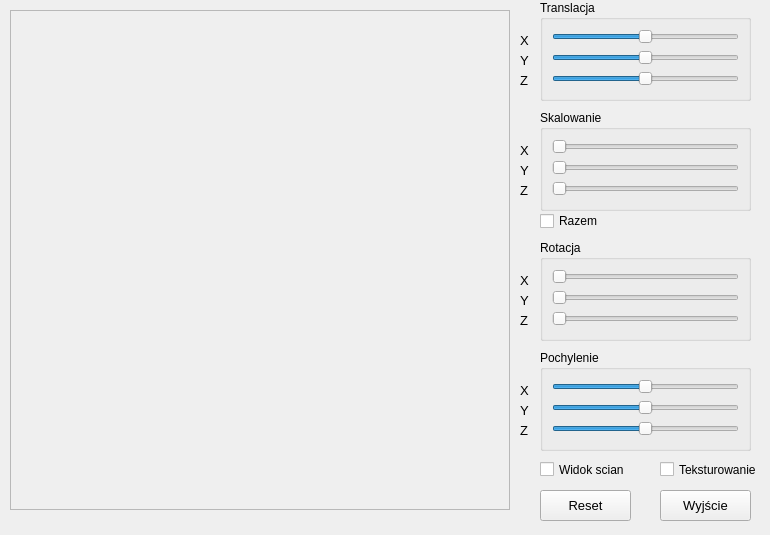
<?xml version="1.0" encoding="UTF-8"?>
<ui version="4.0">
 <class>Ekran</class>
 <widget class="QWidget" name="Ekran">
  <property name="geometry">
   <rect>
    <x>0</x>
    <y>0</y>
    <width>770</width>
    <height>535</height>
   </rect>
  </property>
  <property name="windowTitle">
   <string>Grafika zadania</string>
  </property>
  <widget class="QGroupBox" name="g3">
   <property name="geometry">
    <rect>
     <x>540</x>
     <y>240</y>
     <width>211</width>
     <height>101</height>
    </rect>
   </property>
   <property name="title">
    <string>Rotacja</string>
   </property>
   <layout class="QVBoxLayout" name="verticalLayout_5">
    <item>
     <widget class="QSlider" name="rotationX">
      <property name="enabled">
       <bool>true</bool>
      </property>
      <property name="minimum">
       <number>10000</number>
      </property>
      <property name="maximum">
       <number>250000</number>
      </property>
      <property name="value">
       <number>10000</number>
      </property>
      <property name="orientation">
       <enum>Qt::Horizontal</enum>
      </property>
     </widget>
    </item>
    <item>
     <widget class="QSlider" name="rotationY">
      <property name="enabled">
       <bool>true</bool>
      </property>
      <property name="minimum">
       <number>10000</number>
      </property>
      <property name="maximum">
       <number>250000</number>
      </property>
      <property name="value">
       <number>10000</number>
      </property>
      <property name="orientation">
       <enum>Qt::Horizontal</enum>
      </property>
     </widget>
    </item>
    <item>
     <widget class="QSlider" name="rotationZ">
      <property name="enabled">
       <bool>true</bool>
      </property>
      <property name="minimum">
       <number>10000</number>
      </property>
      <property name="maximum">
       <number>250000</number>
      </property>
      <property name="value">
       <number>10000</number>
      </property>
      <property name="orientation">
       <enum>Qt::Horizontal</enum>
      </property>
     </widget>
    </item>
   </layout>
  </widget>
  <widget class="QLabel" name="label_1">
   <property name="geometry">
    <rect>
     <x>520</x>
     <y>30</y>
     <width>21</width>
     <height>21</height>
    </rect>
   </property>
   <property name="font">
    <font>
     <pointsize>10</pointsize>
    </font>
   </property>
   <property name="text">
    <string>X</string>
   </property>
  </widget>
  <widget class="QLabel" name="label_11">
   <property name="geometry">
    <rect>
     <x>520</x>
     <y>400</y>
     <width>21</width>
     <height>21</height>
    </rect>
   </property>
   <property name="font">
    <font>
     <pointsize>10</pointsize>
    </font>
   </property>
   <property name="text">
    <string>Y</string>
   </property>
  </widget>
  <widget class="QLabel" name="label_2">
   <property name="geometry">
    <rect>
     <x>520</x>
     <y>50</y>
     <width>21</width>
     <height>21</height>
    </rect>
   </property>
   <property name="font">
    <font>
     <pointsize>10</pointsize>
    </font>
   </property>
   <property name="text">
    <string>Y</string>
   </property>
  </widget>
  <widget class="QCheckBox" name="allScaleCheckBox">
   <property name="geometry">
    <rect>
     <x>540</x>
     <y>210</y>
     <width>78</width>
     <height>22</height>
    </rect>
   </property>
   <property name="text">
    <string>Razem</string>
   </property>
  </widget>
  <widget class="QLabel" name="label_8">
   <property name="geometry">
    <rect>
     <x>520</x>
     <y>290</y>
     <width>21</width>
     <height>21</height>
    </rect>
   </property>
   <property name="font">
    <font>
     <pointsize>10</pointsize>
    </font>
   </property>
   <property name="text">
    <string>Y</string>
   </property>
  </widget>
  <widget class="QLabel" name="label_6">
   <property name="geometry">
    <rect>
     <x>520</x>
     <y>180</y>
     <width>21</width>
     <height>21</height>
    </rect>
   </property>
   <property name="font">
    <font>
     <pointsize>10</pointsize>
    </font>
   </property>
   <property name="text">
    <string>Z</string>
   </property>
  </widget>
  <widget class="QLabel" name="label_9">
   <property name="geometry">
    <rect>
     <x>520</x>
     <y>310</y>
     <width>21</width>
     <height>21</height>
    </rect>
   </property>
   <property name="font">
    <font>
     <pointsize>10</pointsize>
    </font>
   </property>
   <property name="text">
    <string>Z</string>
   </property>
  </widget>
  <widget class="QGroupBox" name="g2">
   <property name="geometry">
    <rect>
     <x>540</x>
     <y>110</y>
     <width>211</width>
     <height>101</height>
    </rect>
   </property>
   <property name="title">
    <string>Skalowanie</string>
   </property>
   <layout class="QVBoxLayout" name="verticalLayout_4">
    <item>
     <widget class="QSlider" name="scalingX">
      <property name="minimum">
       <number>110</number>
      </property>
      <property name="maximum">
       <number>310</number>
      </property>
      <property name="value">
       <number>110</number>
      </property>
      <property name="orientation">
       <enum>Qt::Horizontal</enum>
      </property>
     </widget>
    </item>
    <item>
     <widget class="QSlider" name="scalingY">
      <property name="minimum">
       <number>100</number>
      </property>
      <property name="maximum">
       <number>300</number>
      </property>
      <property name="value">
       <number>100</number>
      </property>
      <property name="orientation">
       <enum>Qt::Horizontal</enum>
      </property>
     </widget>
    </item>
    <item>
     <widget class="QSlider" name="scalingZ">
      <property name="minimum">
       <number>90</number>
      </property>
      <property name="maximum">
       <number>320</number>
      </property>
      <property name="value">
       <number>90</number>
      </property>
      <property name="orientation">
       <enum>Qt::Horizontal</enum>
      </property>
     </widget>
    </item>
   </layout>
  </widget>
  <widget class="QLabel" name="label_10">
   <property name="geometry">
    <rect>
     <x>520</x>
     <y>380</y>
     <width>21</width>
     <height>21</height>
    </rect>
   </property>
   <property name="font">
    <font>
     <pointsize>10</pointsize>
    </font>
   </property>
   <property name="text">
    <string>X</string>
   </property>
  </widget>
  <widget class="QLabel" name="label_7">
   <property name="geometry">
    <rect>
     <x>520</x>
     <y>270</y>
     <width>21</width>
     <height>21</height>
    </rect>
   </property>
   <property name="font">
    <font>
     <pointsize>10</pointsize>
    </font>
   </property>
   <property name="text">
    <string>X</string>
   </property>
  </widget>
  <widget class="QGroupBox" name="g1">
   <property name="geometry">
    <rect>
     <x>540</x>
     <y>0</y>
     <width>211</width>
     <height>101</height>
    </rect>
   </property>
   <property name="title">
    <string>Translacja</string>
   </property>
   <layout class="QVBoxLayout" name="verticalLayout_3">
    <item>
     <widget class="QSlider" name="translationX">
      <property name="minimum">
       <number>-200</number>
      </property>
      <property name="maximum">
       <number>200</number>
      </property>
      <property name="sliderPosition">
       <number>0</number>
      </property>
      <property name="orientation">
       <enum>Qt::Horizontal</enum>
      </property>
     </widget>
    </item>
    <item>
     <widget class="QSlider" name="translationY">
      <property name="minimum">
       <number>-200</number>
      </property>
      <property name="maximum">
       <number>200</number>
      </property>
      <property name="sliderPosition">
       <number>0</number>
      </property>
      <property name="orientation">
       <enum>Qt::Horizontal</enum>
      </property>
     </widget>
    </item>
    <item>
     <widget class="QSlider" name="translationZ">
      <property name="minimum">
       <number>-200</number>
      </property>
      <property name="maximum">
       <number>200</number>
      </property>
      <property name="orientation">
       <enum>Qt::Horizontal</enum>
      </property>
     </widget>
    </item>
   </layout>
  </widget>
  <widget class="QPushButton" name="quitButton">
   <property name="geometry">
    <rect>
     <x>660</x>
     <y>490</y>
     <width>91</width>
     <height>31</height>
    </rect>
   </property>
   <property name="font">
    <font>
     <pointsize>10</pointsize>
    </font>
   </property>
   <property name="styleSheet">
    <string notr="true"/>
   </property>
   <property name="text">
    <string>Wyjście</string>
   </property>
  </widget>
  <widget class="QLabel" name="label_5">
   <property name="geometry">
    <rect>
     <x>520</x>
     <y>160</y>
     <width>21</width>
     <height>21</height>
    </rect>
   </property>
   <property name="font">
    <font>
     <pointsize>10</pointsize>
    </font>
   </property>
   <property name="text">
    <string>Y</string>
   </property>
  </widget>
  <widget class="QCheckBox" name="texturingCheckBox">
   <property name="geometry">
    <rect>
     <x>660</x>
     <y>460</y>
     <width>101</width>
     <height>19</height>
    </rect>
   </property>
   <property name="text">
    <string>Teksturowanie</string>
   </property>
  </widget>
  <widget class="QCheckBox" name="wallVisibilityCheckBox">
   <property name="geometry">
    <rect>
     <x>540</x>
     <y>460</y>
     <width>111</width>
     <height>19</height>
    </rect>
   </property>
   <property name="text">
    <string>Widok scian</string>
   </property>
  </widget>
  <widget class="QGroupBox" name="g4">
   <property name="geometry">
    <rect>
     <x>540</x>
     <y>350</y>
     <width>211</width>
     <height>101</height>
    </rect>
   </property>
   <property name="title">
    <string>Pochylenie</string>
   </property>
   <layout class="QVBoxLayout" name="verticalLayout_8">
    <item>
     <widget class="QSlider" name="shearingX">
      <property name="enabled">
       <bool>true</bool>
      </property>
      <property name="minimum">
       <number>-100</number>
      </property>
      <property name="maximum">
       <number>100</number>
      </property>
      <property name="value">
       <number>0</number>
      </property>
      <property name="orientation">
       <enum>Qt::Horizontal</enum>
      </property>
     </widget>
    </item>
    <item>
     <widget class="QSlider" name="shearingY">
      <property name="enabled">
       <bool>true</bool>
      </property>
      <property name="minimum">
       <number>-100</number>
      </property>
      <property name="maximum">
       <number>100</number>
      </property>
      <property name="value">
       <number>0</number>
      </property>
      <property name="orientation">
       <enum>Qt::Horizontal</enum>
      </property>
     </widget>
    </item>
    <item>
     <widget class="QSlider" name="shearingZ">
      <property name="enabled">
       <bool>true</bool>
      </property>
      <property name="minimum">
       <number>-100</number>
      </property>
      <property name="maximum">
       <number>100</number>
      </property>
      <property name="value">
       <number>0</number>
      </property>
      <property name="orientation">
       <enum>Qt::Horizontal</enum>
      </property>
     </widget>
    </item>
   </layout>
  </widget>
  <widget class="QPushButton" name="resetButton">
   <property name="geometry">
    <rect>
     <x>540</x>
     <y>490</y>
     <width>91</width>
     <height>31</height>
    </rect>
   </property>
   <property name="font">
    <font>
     <pointsize>10</pointsize>
    </font>
   </property>
   <property name="styleSheet">
    <string notr="true"/>
   </property>
   <property name="text">
    <string>Reset</string>
   </property>
  </widget>
  <widget class="QLabel" name="label_4">
   <property name="geometry">
    <rect>
     <x>520</x>
     <y>140</y>
     <width>21</width>
     <height>21</height>
    </rect>
   </property>
   <property name="font">
    <font>
     <pointsize>10</pointsize>
    </font>
   </property>
   <property name="text">
    <string>X</string>
   </property>
  </widget>
  <widget class="QLabel" name="label_3">
   <property name="geometry">
    <rect>
     <x>520</x>
     <y>70</y>
     <width>21</width>
     <height>21</height>
    </rect>
   </property>
   <property name="font">
    <font>
     <pointsize>10</pointsize>
    </font>
   </property>
   <property name="text">
    <string>Z</string>
   </property>
  </widget>
  <widget class="QLabel" name="label_12">
   <property name="geometry">
    <rect>
     <x>520</x>
     <y>420</y>
     <width>21</width>
     <height>21</height>
    </rect>
   </property>
   <property name="font">
    <font>
     <pointsize>10</pointsize>
    </font>
   </property>
   <property name="text">
    <string>Z</string>
   </property>
  </widget>
  <widget class="QFrame" name="frame">
   <property name="geometry">
    <rect>
     <x>10</x>
     <y>10</y>
     <width>500</width>
     <height>500</height>
    </rect>
   </property>
   <property name="frameShape">
    <enum>QFrame::StyledPanel</enum>
   </property>
   <property name="frameShadow">
    <enum>QFrame::Raised</enum>
   </property>
  </widget>
 </widget>
 <resources/>
 <connections/>
</ui>
